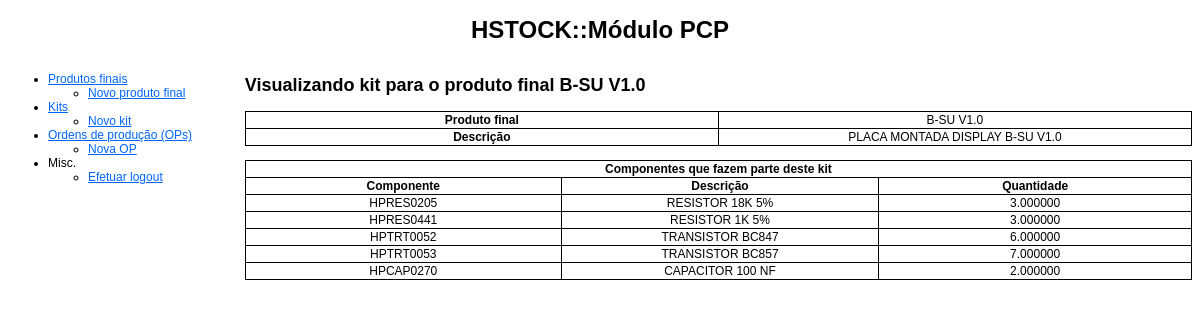
Screenshot of /pcp/kits.php?action=view&produto_final_id=3 (signed in) with the database file from the repository.
### tables this page shows
CREATE TABLE IF NOT EXISTS `produtos_finais` (
  `id` int(11) NOT NULL AUTO_INCREMENT,
  `nome` varchar(255) NOT NULL,
  `descricao` text NOT NULL,
  PRIMARY KEY (`id`)
);

CREATE TABLE IF NOT EXISTS `componentes` (
  `codigo` varchar(10) NOT NULL,
  `descricao` text NOT NULL,
  `unidade` enum('PÇ','KG','LT','MT') NOT NULL DEFAULT 'PÇ',
  `saldo` decimal(10,6) NOT NULL DEFAULT '0.000000',
  PRIMARY KEY (`codigo`)
);

CREATE TABLE IF NOT EXISTS `kits` (
  `componente_codigo` varchar(10) NOT NULL,
  `produto_final_id` int(11) NOT NULL,
  `quantidade` decimal(10,6) NOT NULL,
  PRIMARY KEY (`componente_codigo`,`produto_final_id`)
);

### pcp/kits.php (the view, shortened to what this page needs)
<!DOCTYPE html PUBLIC "-//W3C//DTD XHTML 1.0 Transitional//EN" "http://www.w3.org/TR/xhtml1/DTD/xhtml1-transitional.dtd">
<html xmlns="http://www.w3.org/1999/xhtml">
    <head>
        <link href="estilos_hton.css" rel="stylesheet" type="text/css" />
    </head>
    <body>
   	<div id="header">
    	<h1>HSTOCK::Módulo PCP</h1>
    </div>
    <div id="menu">
        <?php require_once('menu.php'); ?>
	</div>
    <div id="content">
    	<?php
		@$action = $_GET['action'];
		switch($action)
		{
					?>
				<?php endif;
			case 'view':
				$produto_final_id = $_GET['produto_final_id'];
				$c = new conexao;
				$c->set_charset('utf8');
				$q = "SELECT * FROM produtos_finais WHERE id = '$produto_final_id';";
				$r = $c->query($q);
				$produto_final = $r->fetch_object();
				?>
				<h2>Visualizando kit para o produto final <?php echo $produto_final->nome; ?></h2>
                <table class="content_table">
                	<tr>
                    	<th>Produto final</th>
                        <td><?php echo $produto_final->nome; ?></td>
                    </tr>
                    <tr>
                    	<th>Descrição</th>
                        <td><?php echo $produto_final->descricao; ?></td>
                    </tr>
                </table><br />
                <table class="content_table">
                	<tr>
                    	<th colspan="3" class="bottom_row">Componentes que fazem parte deste kit</th>
                    </tr>
                    <tr>
                    	<th>Componente</th>
                        <th>Descrição</th>
                        <th>Quantidade</th>
                    </tr>
                    <?php
					$q = "SELECT a.codigo, a.descricao AS ComponenteDescricao, a.unidade, b.quantidade, c.nome AS ProdutoFinalNome, c.descricao  AS ProdutoFinalDescricao FROM componentes AS a INNER JOIN kits AS b ON a.codigo = b.componente_codigo INNER JOIN produtos_finais AS c ON b.produto_final_id = c.id WHERE b.produto_final_id = '$produto_final_id';";
					$r = $c->query($q);
					while($componente = $r->fetch_object()): ?>
					<tr>
						<td><?php echo $componente->codigo; ?></td>
                        <td><?php echo $componente->ComponenteDescricao; ?></td>
                        <td><?php echo $componente->quantidade; ?></td>
					</tr>
					<?php endwhile; ?>
                </table>
				<?php
			break;
				?>
				<?php
		}
		?>
    </div>
    </body>
</html>

### pcp/estilos_hton.css (style rules this page uses)
#header { text-align: center; }
#menu { float: left; width: 19%; }
#content { float: right; width: 80%; }
#tabela_login, td, th { border-top-width: 1px; border-right-width: 1px; border-bottom-width: 1px; border-left-width: 1px; border-top-style: solid; border-right-style: solid; border-bottom-style: solid; border-left-style: solid; border-collapse:collapse; margin: auto; width: 500px; }
.bottom_row { text-align: center; }
.content_table { width: 100%; }
.content_table, th, td { border: solid 1px; border-collapse:collapse; text-align:center; }
body { font-family: Arial, Helvetica, sans-serif; font-size: 12px; }

### rows the page displays
produtos_finais: nome "B-SU V1.0", descricao "PLACA MONTADA DISPLAY B-SU V1.0"
componentes: codigo "HPRES0205", descricao "RESISTOR 18K 5%", kits.quantidade "3.000000"
componentes: codigo "HPRES0441", descricao "RESISTOR 1K 5%", kits.quantidade "3.000000"
componentes: codigo "HPTRT0052", descricao "TRANSISTOR BC847", kits.quantidade "6.000000"
componentes: codigo "HPTRT0053", descricao "TRANSISTOR BC857", kits.quantidade "7.000000"
componentes: codigo "HPCAP0270", descricao "CAPACITOR 100 NF", kits.quantidade "2.000000"
